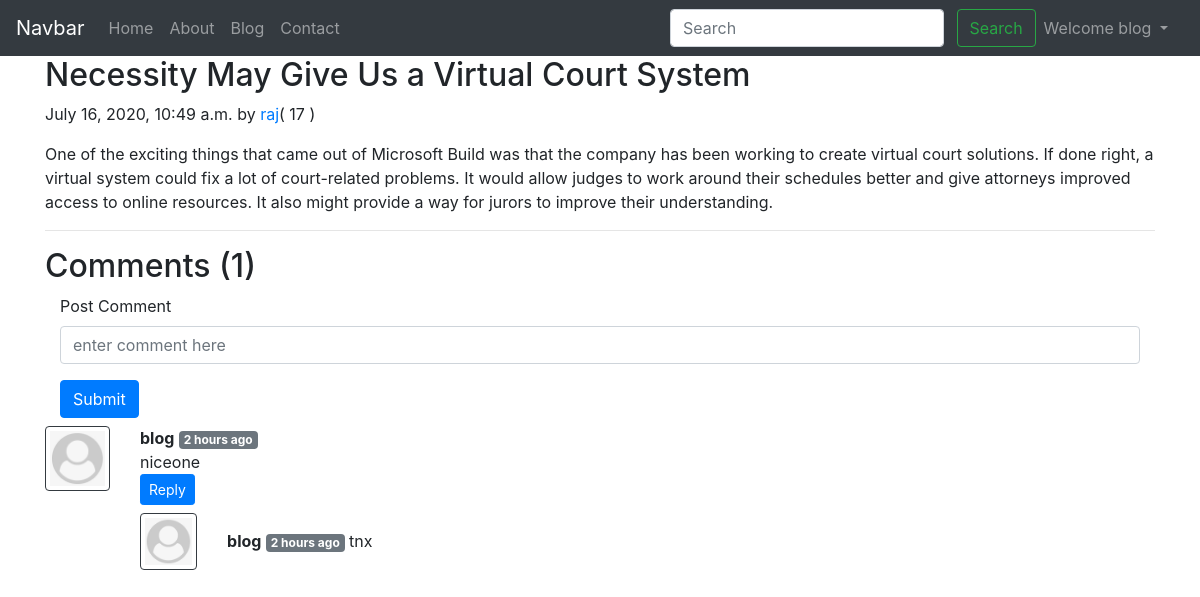
The app's page /blog/thirddash (signed in) with its own data.
### blog/models.py (models this page shows, shortened)
class Post(models.Model):
    sno = models.AutoField(primary_key=True)
    title = models.CharField(max_length=50)
    content = models.TextField()
    auther = models.CharField(max_length=12)
    slug = models.CharField(max_length=120)
    views = models.IntegerField(default=0)
    timeStamp = models.DateTimeField(blank=True)

class BlogComment(models.Model):
    sno=models.AutoField(primary_key=True)
    comment =models.TextField()
    user = models.ForeignKey(User,on_delete=models.CASCADE)
    post = models.ForeignKey(Post, on_delete=models.CASCADE)
    parent = models.ForeignKey('self', on_delete=models.CASCADE,null=True)
    timestamp=models.DateTimeField(default=now)

### blog/views.py (the view)
# urls.py: path('<str:slug>', views.blogPost, name='blogpost'),
def blogPost(request, slug):
    post = Post.objects.filter(slug=slug).first()
    post.views = post.views + 1
    post.save()
    comments = BlogComment.objects.filter(post=post, parent=None)
    replies = BlogComment.objects.filter(post=post).exclude(parent=None)
    replyDict={}
    for reply in replies:
        if reply.parent.sno not in replyDict.keys():
            replyDict[reply.parent.sno] = [reply]
        else:
            replyDict[reply.parent.sno].append(reply)
    context = {'post':post,'comments':comments , 'user':request.user, 'replyDict':replyDict}
    return render(request, 'blog/blogpost.html', context)

### blog/templatetags/extras.py (called while the page is built)
@register.filter(name='get_val')
def get_val(dict ,key):
    return dict.get(key)

### templates/blog/blogpost.html (shortened to what this page needs)
{% extends 'home/base.html' %}
{% block body %}
{% load humanize %}
{% load extras %}
<div class="container">
<div class="blog-post">
        <h2 class="blog-post-title">{{post.title}}</h2>
        <p class="blog-post-meta">{{post.timeStamp}} by <a href="/about">{{post.auther}}</a>(<span> {{post.views}} </span>)</p>
        <p>{{post.content|safe}}</p>
        <hr>
      </div>
</div>
<div class="container">
<h2>Comments ({{comments.count}})</h2>
<div class="container my-2">
{% if user.is_authenticated %}
<form method="post" action="/blog/postComment">
  <div class="form-group">
    <label for="exampleInputEmail1">Post Comment</label>
    <input type="text" name="comment" class="form-control" placeholder="enter comment here">
  </div>
  <button type="submit" class="btn btn-primary">Submit</button>
</form>
{% else %}
<p>Please first login than you able to comments</p>
{% endif %}
</div>
{% for comment  in  comments %}
<div class="row my-2">
<div class="col-md-1" >
<img class="rounded mx-auto  d-block w-100 p-1  border border-dark" src="/static/img/user.jpg" alt="user">
</div>
<div class="col-md-11">
<b>{{comment.user.username}}</b> <span class="badge badge-secondary">{{comment.timestamp | naturaltime}}</span>
<div>
{{comment.comment}}
</div>
<div class="reply mx-0">
{% if user.is_authenticated %}
  <button class="btn btn-sm btn-primary" type="button" data-toggle="collapse" data-target="#replyBox{{comment.sno}}" aria-expanded="false" >
   Reply
  </button>
{% else %}
<button class="btn btn-sm btn-primary" type="button" data-toggle="collapse" data-target="#replyBox{{comment.sno}}" disabled >
   Login to Reply
  </button>
{% endif %}
<div class="replies  my-2">
{% for reply in replyDict|get_val:comment.sno  %}
<div class="row my-2">
<div class="col-md-1" >
<img class="rounded mx-auto  d-block w-100 p-1  border border-dark" src="/static/img/user.jpg" alt="user">
</div>
<div class="col-md-11 my-3" >
<b>{{reply.user.username}}</b> <span class="badge badge-secondary">{{reply.timestamp | naturaltime}}</span>
{{reply.comment}}
</div>
<br>
</div>
{% endfor %}
</div>
</div>
</div>
</div>
{% endfor %}
</div>
 {% endblock body %}

### templates/home/base.html (shortened to what this page needs)
<!doctype html>
<html lang="en">
  <head>
    <link rel="stylesheet" href="https://stackpath.bootstrapcdn.com/bootstrap/4.5.0/css/bootstrap.min.css">
  </head>
  <body>
  <nav class="navbar navbar-expand-lg navbar-dark bg-dark">
  <a class="navbar-brand" href="/">Navbar</a>
  <div class="collapse navbar-collapse" id="navbarSupportedContent">
    <ul class="navbar-nav mr-auto">
    <li class="nav-item {% block homeactive %}{% endblock homeactive %}">
        <a class="nav-link" href="/">Home <span class="sr-only">(current)</span></a>
      </li>
      <li class="nav-item {% block aboutactive %}{% endblock aboutactive %} ">
        <a class="nav-link" href="/about">About <span class="sr-only">(current)</span></a>
      </li>
      <li class="nav-item {% block blogactive %}{% endblock blogactive %}">
        <a class="nav-link" href="/blog">Blog</a>
      </li>
      <li class="nav-item {% block contactactive %}{% endblock contactactive %}">
        <a class="nav-link" href="/contact">Contact</a>
      </li>
    </ul>
    <div class="ml-auto form-inline">
    <form method="get" action="/search" class=" my-2 my-lg-0">
      <input class="form-control mr-sm-2" type="search" placeholder="Search" aria-label="Search" name="query" id="query">
      <button class="btn btn-outline-success my-2 my-sm-0" type="submit">Search</button>
    </form>
    {% if user.is_authenticated  %}
    <ul class="navbar-nav mr-2 ">
     <li class="nav-item dropdown">
        <a class="nav-link dropdown-toggle" href="#" id="navbarDropdown" role="button" data-toggle="dropdown" aria-haspopup="true" aria-expanded="false">
         Welcome {{request.user}}
        </a>
      </li>
    </ul>
{% endif %}
  </div>
  </div>
</nav>
{% block body %}
 {% endblock body %}
  </body>
</html>

### records on screen
Post: title "Necessity May Give Us a Virtual Court System", timeStamp "July 16, 2020, 10:49 a.m.", auther "raj", views "17", content "One of the exciting things that came out of Microsoft Build was that the company has been working to create virtual court solutions. If done right, a virtual system could fix a lot of court-related problems. It would allow judges to work around their schedules better and give attorneys improved access to online resources. It also might provide a way for jurors to improve their understanding."
BlogComment: user.username "blog", timestamp "2 hours ago", comment "niceone"
BlogComment: user.username "blog", timestamp "2 hours ago", comment "tnx"

### other values on screen
{{ request.user }} "blog"
{{ comments.count }} "1"
